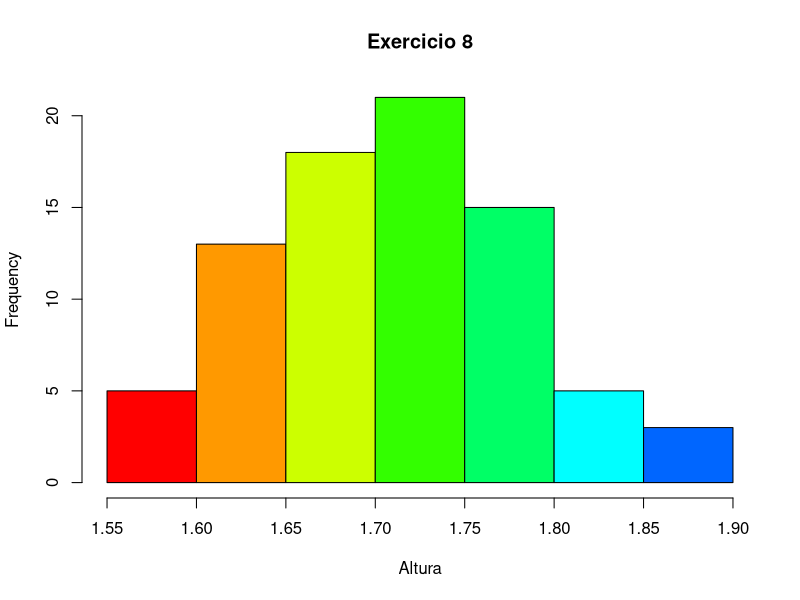

Write R code to recreate this figure.
#########EXERCÍCIO 8#########
#install.packages("readxl")
library(readxl)
oitavo<-read_excel("dados/exercicio8.xls")
oitavo<-data.matrix(oitavo)

table(oitavo)

jpeg("exercicio8.jpg")
hist(oitavo, breaks = 10, col = rainbow(10), xlab = "Altura",
     main = "Exercicio 8")
dev.off()